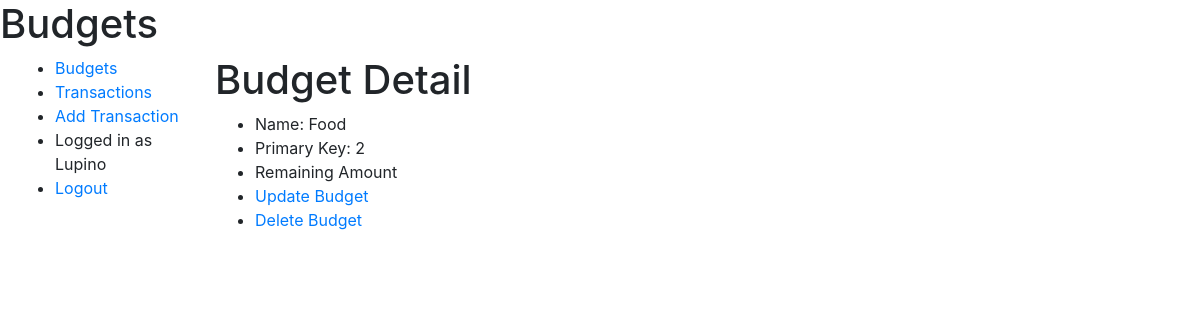
Screenshot of /budgets/budgets/2/ (signed in) with the database file from the repository.
### budgets/models.py (models this page shows, shortened)
class Budget(models.Model):
    name = models.CharField(max_length=64)
    sections = models.ManyToManyField(Section)
    account = models.ForeignKey(User, on_delete=models.CASCADE)

class Section(models.Model):
    name = models.CharField(max_length=64)
    transactions = models.ManyToManyField(Transaction, blank=True)
    def __str__(self):
        return self.name

### budgets/views.py (the view)
# urls.py: path('budgets/<int:pk>/', views.BudgetDetailView.as_view(), name='budget-detail'),
class BudgetDetailView(LoginRequiredMixin, DetailView):
    model = Budget
    fields = ['name', 'sections']

### budgets/templates/budgets/budget_detail.html
{% extends 'budgets/layout.html' %}
{% block body %}
<h1>Budget Detail</h1>
<ul>
  <li>Name: {{ budget.name }}</li>
  <li>Primary Key: {{ budget.pk }}</li>
  {% if budget.sections %}
    {% for section in budget.sections.all %}
    <li>{{ section }}</li>
    {% endfor %}
  {% else %}
    <li>No Sections in this Budget</li>
  {% endif %}
  <li><a href="#">Update Budget</a></li>
  <li><a href="#">Delete Budget</a></li>
</ul>
{% endblock %}

### budgets/templates/budgets/layout.html (shortened to what this page needs)
<!DOCTYPE html>
<html>
<head>
  {% load static %}
  <link rel="stylesheet" href="https://cdn.jsdelivr.net/npm/bootstrap@4.5.3/dist/css/bootstrap.min.css">
</head>
<body>
  <div>
    <h1 href="{% url 'index' %}">Budgets</h1>
  </div>
  <div class="container-fluid">
      <div class="row">
        <div class="col-sm-2">
        {% block sidebar %}
        <ul class="sidebar-nav">
          {% if user.is_authenticated %}
          <li><a href="{% url 'budgets' %}">Budgets</a></li>
          <li><a href="{% url 'transactions' %}">Transactions</a></li>
          <li><a href="{% url 'transaction-create' %}">Add Transaction</a></li>
          <li>Logged in as {{ user.get_username }}</li>
          <li><a href="{% url 'logout' %}?next={{request.path}}">Logout</a></li>
          {% else %}
          <li>Please Login to View Content!</li>
          <li><a href="{% url 'login' %}?next={{request.path}}">Login</a></li>
          {% endif %}
        </ul>
       {% endblock %}
        </div>
        <div class="col-sm-10 ">{% block body %}{% endblock %}</div>
      </div>
    </div>
</body>
</html>

### rows the page displays
Budget: name "Food", pk "2"
Section: name "Remaining Amount"

### other values shown
{{ user.get_username }} "Lupino"
